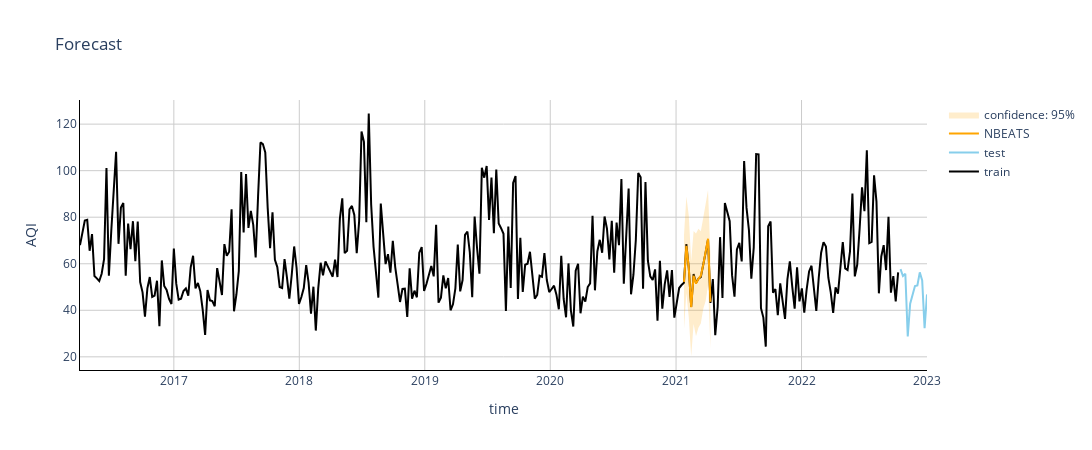

The notebook cell saved with this chart:
### Code cell
prediction = fcst.predict(df=obj.Y_train[:-90], verbose=False)
obj.plot_forecast(forecast_df=prediction, confidence=95, method='NBEATS', show=False)

### Figure 1 — Plotly figure (JSON) as saved in the notebook; plotly's stock layout.template omitted (floating-point values rounded to 4 significant figures; data arrays with more than 128 entries replaced by an {"elided": "..."} marker saying what was removed)
{"data": [{"hovertemplate": "x: %{x}<br>y: %{y}", "marker": {"color": "black"}, "mode": "lines", "name": "train", "type": "scatter", "x": {"elided": "341 str values"}, "y": {"elided": "341 float values"}}, {"hovertemplate": "x: %{x}<br>y: %{y}", "marker": {"color": "skyblue"}, "mode": "lines", "name": "test", "type": "scatter", "x": ["2022-10-16T00:00:00", "2022-10-23T00:00:00", "2022-10-30T00:00:00", "2022-11-06T00:00:00", "2022-11-13T00:00:00", "2022-11-20T00:00:00", "2022-11-27T00:00:00", "2022-12-04T00:00:00", "2022-12-11T00:00:00", "2022-12-18T00:00:00", "2022-12-25T00:00:00", "2023-01-01T00:00:00"], "y": [57.71, 54.71, 55.71, 28.71, 42.86, 47.14, 50.43, 50.71, 56.29, 52.86, 32.29, 46.83]}, {"hovertemplate": "x: %{x}<br>y: %{y}", "marker": {"color": "orange"}, "mode": "lines", "name": "NBEATS", "type": "scatter", "x": ["2021-01-24T00:00:00", "2021-01-31T00:00:00", "2021-02-07T00:00:00", "2021-02-14T00:00:00", "2021-02-21T00:00:00", "2021-02-28T00:00:00", "2021-03-07T00:00:00", "2021-03-14T00:00:00", "2021-03-21T00:00:00", "2021-03-28T00:00:00", "2021-04-04T00:00:00", "2021-04-11T00:00:00"], "y": [52.19, 67.63, 58.27, 41.34, 54.84, 51.47, 53.55, 54.87, 59.51, 64.93, 70.72, 43.65]}, {"fill": "tonexty", "fillcolor": "rgba(255, 165, 0, 0)", "hovertemplate": "x: %{x}<br>y: %{y}", "line": {"width": 0}, "mode": "lines", "showlegend": false, "type": "scatter", "x": ["2021-01-24T00:00:00", "2021-01-31T00:00:00", "2021-02-07T00:00:00", "2021-02-14T00:00:00", "2021-02-21T00:00:00", "2021-02-28T00:00:00", "2021-03-07T00:00:00", "2021-03-14T00:00:00", "2021-03-21T00:00:00", "2021-03-28T00:00:00", "2021-04-04T00:00:00", "2021-04-11T00:00:00"], "y": [31.71, 47.39, 36.91, 20.14, 34.08, 28.86, 32.46, 34.3, 40.55, 43.95, 50.64, 23.49]}, {"fill": "tonexty", "fillcolor": "rgba(255, 165, 0, 0.2)", "hovertemplate": "x: %{x}<br>y: %{y}", "line": {"width": 0}, "mode": "lines", "name": "confidence: 95%", "type": "scatter", "x": ["2021-01-24T00:00:00", "2021-01-31T00:00:00", "2021-02-07T00:00:00", "2021-02-14T00:00:00", "2021-02-21T00:00:00", "2021-02-28T00:00:00", "2021-03-07T00:00:00", "2021-03-14T00:00:00", "2021-03-21T00:00:00", "2021-03-28T00:00:00", "2021-04-04T00:00:00", "2021-04-11T00:00:00"], "y": [72.18, 88.91, 80.69, 61.14, 74.06, 72.98, 75.07, 73.95, 79.63, 85.55, 91.71, 63.65]}], "layout": {"height": 450, "paper_bgcolor": "white", "plot_bgcolor": "white", "title": {"text": "Forecast"}, "width": 1100, "xaxis": {"gridcolor": "#cccccc", "linecolor": "black", "title": {"text": "time"}}, "yaxis": {"gridcolor": "#cccccc", "linecolor": "black", "title": {"text": "AQI"}}}}
